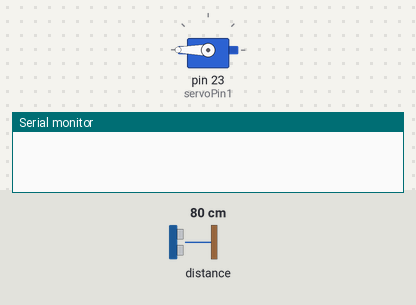
Bench run of a sketch on a simulated Arduino Mega 2560, built with avr-gcc and run on an emulated ATmega2560. Shown: servo, the last lines printed to the serial monitor. The test bench sets the inputs (shaded band); at power-on: distance to the obstacle 80 cm.

Above: at 0.05 s.
At 4.65 s:
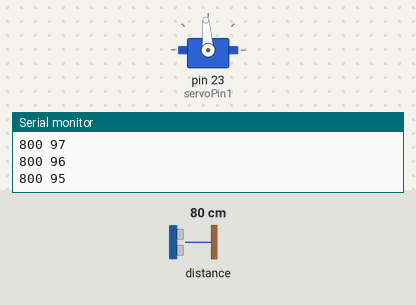
At 9.35 s:
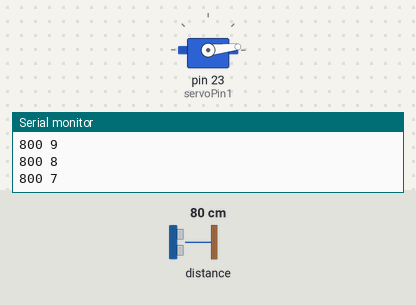
At 18.65 s:
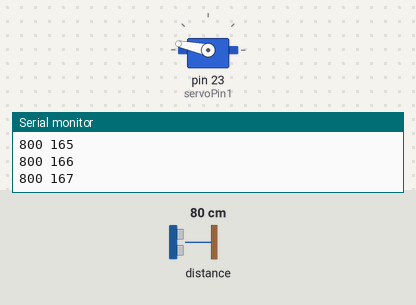
Timing chart, 0 to 25.1 s (numbered marks = the images above):
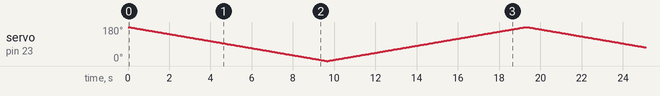

The sketch:

testeRadar.ino
```cpp
#include <Wire.h>
#include <VL53L0X.h>
#include <Servo.h>

static const int servoPin1 = 23; //Radar

VL53L0X sensor;
Servo radarBraco;

void setup()
{
  Serial.begin(115200);
  Wire.begin();

  radarBraco.attach(servoPin1);
  sensor.init();
  sensor.setTimeout(500);
}

void loop()
{
  for(int posDegrees = 180; posDegrees >= 0; posDegrees=posDegrees-1) {
    radarBraco.write(posDegrees);
    delay(20);
    int dist = sensor.readRangeSingleMillimeters();
    Serial.print(dist);
    Serial.print(" ");
    Serial.print(posDegrees);
    Serial.print("\n");
  }
  for(int posDegrees = 1; posDegrees <= 180; posDegrees=posDegrees+1) {
    radarBraco.write(posDegrees);
    delay(20);
    int dist = sensor.readRangeSingleMillimeters();
    Serial.print(dist);
    Serial.print(" ");
    Serial.print(posDegrees);
    Serial.print("\n");
  }
}
```
